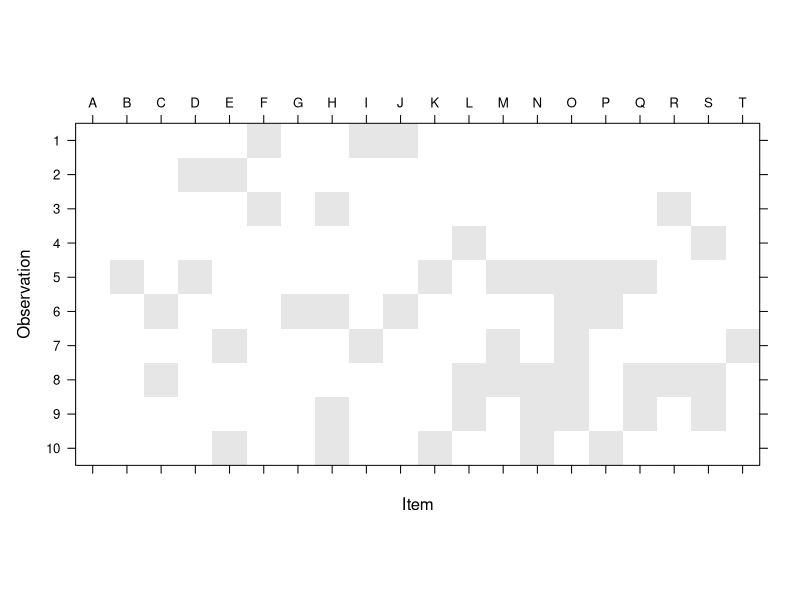

The R source for this figure:
# from https://bbolker.github.io/mixedmodels-misc/notes/multimember.html

library(lme4)
library(broom.mixed)
library(ggplot2); theme_set(theme_bw())
library(Matrix)
library(dplyr); library(tidyr)
nm <- 20
nobs0 <- 500
set.seed(101)
## choose items for observations
W1 <- matrix(rbinom(nobs0*nm, prob=0.25, size=1),nrow=nobs0,ncol=nm)
dimnames(W1) <- list(NULL,LETTERS[seq(nm)])
W1[1:5,]
table(rowSums(W1))

image(Matrix(W1),ylim=c(1,10),sub="",ylab="Observation",
      xlab="Item",
      ## draw tick labels at top
      scales=list(at=1:20,x=list(labels=colnames(W1),
                                 alternating=2)))


b <- rnorm(nm)  ## item-level effects
beta <- c(1,2)
M <- data.frame(x=runif(nobs0))
X <- model.matrix(~x, data=M)
## n.b. get in trouble if we don't add residual error
## (theta is scaled relative to residual error)
## here, use theta=sigma=1
M$y <- c(X %*% beta) + c(W1 %*% b) +rnorm(nobs0,sd=1)
## we'll need this later
M$fake <- rep(LETTERS[seq(nm)],length.out=nobs0)
